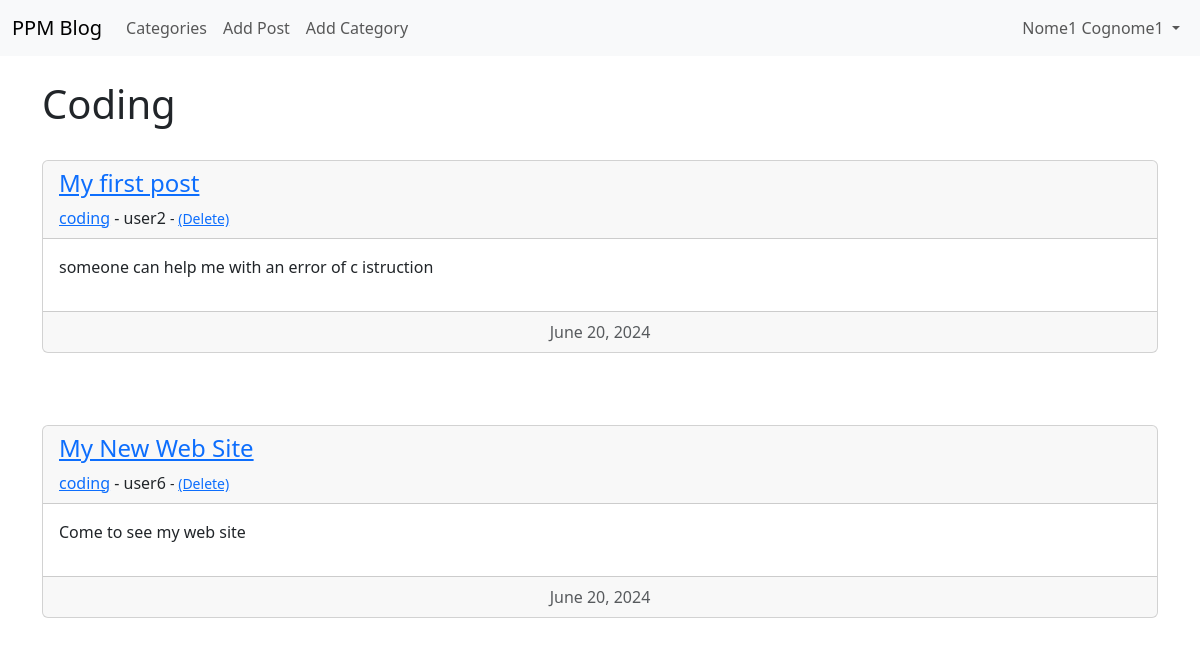
Page /category/coding/ (signed in) on the committed database.
### theblog/models.py (models this page shows, shortened)
class Post(models.Model):
    title = models.CharField(max_length=255)
    header_image = models.ImageField(null=True, blank=True, upload_to="images/")
    title_tag = models.CharField(max_length=255)
    author = models.ForeignKey(User, on_delete=models.CASCADE)
    body = RichTextField(blank=True, null=True)
    post_date = models.DateField(auto_now_add=True)
    category = models.CharField(max_length=255, default='uncategory')
    snippet = models.CharField(max_length=255, default='Click Link Above To Read Blog Post...')
    likes = models.ManyToManyField(User, related_name='blog_posts')
    unlikes = models.ManyToManyField(User, related_name='blog_posts_u')

### theblog/views.py (the view)
# urls.py: path('category/<str:categorys>/', CategoryView, name='category'),
def CategoryView(request, categorys):
    category_posts = Post.objects.filter(category=categorys.replace('-', ' '))
    return render(request, 'category.html',
                  {'categorys': categorys.title().replace('-', ' '), 'category_posts': category_posts})

### theblog/templates/category.html
{% extends 'base.html' %}
{% block content %}
    {% if category_posts %}
    <h1>{{ categorys }}</h1>
    <br/>
    {% for post in category_posts %}
        <li style="list-style-type: none">
            <div class="card">
              <div class="card-header">
                  <h4><a href="{% url 'article-detail' post.pk %}">{{ post.title }}</a></h4>
                  <a href="{% url 'category' post.category|slugify %}">{{ post.category }}</a>
                - {{ post.author.username }}
                {% if user.is_authenticated %}
                    {% if user.id == post.author.id %}
                        <small>
                        - <a href="{% url 'update_post' post.pk %}">(Edit)</a>
                        <a href="{% url 'delete_post' post.pk %}">(Delete)</a>
                        </small>
                    {% elif user.is_superuser %}
                        <small>
                        - <a href="{% url 'delete_post' post.pk %}">(Delete)</a>
                        </small>
                    {% endif %}
                {% endif %}
              </div>
              <div class="card-body">
                <p>{{ post.snippet|slice:":500"| safe }}</p>
              </div>
              <div class="card-footer text-body-secondary text-center">
                {{ post.post_date }}
              </div>
            </div>
            <br/><br/><br/>
        </li>
    {% endfor %}
    {% else %}
        <h2>Sorry this page does not exist.</h2>
    {% endif %}
{% endblock %}

### theblog/templates/base.html (shortened to what this page needs)
<!doctype html>
<html lang="en">
  <head>
    <link href="https://cdn.jsdelivr.net/npm/bootstrap@5.3.3/dist/css/bootstrap.min.css" rel="stylesheet">
  </head>
  <body>
      <nav class="navbar navbar-expand-lg bg-body-tertiary">
      <div class="container-fluid">
        <a class="navbar-brand" href="{% url 'home' %}">PPM Blog</a>
        <div class="collapse navbar-collapse" id="navbarSupportedContent">
          <ul class="navbar-nav me-auto mb-2 mb-lg-0">
                <li class="nav-item">
                      <a class="nav-link" href="{% url 'category_list' %}">Categories</a>
                  </li>
              {% if user.is_authenticated %}
                  <li class="nav-item">
                      <a class="nav-link" href="{% url 'add_post' %}">Add Post</a>
                  </li>
                  {% if user.username == 'admin' %}
                  <li class="nav-item">
                      <a class="nav-link" href="{% url 'add_category' %}">Add Category</a>
                  </li>
                  {% endif %}
              {% endif %}
          </ul>
          {% if user.is_authenticated %}
              <ul class="navbar-nav ml.auto">
                <li class="nav-item dropdown">
                      <a class="nav-link dropdown-toggle" href="#" role="button" data-bs-toggle="dropdown" aria-expanded="false">
                          {{ user.first_name }} {{ user.last_name }}
                      </a>
                  </li>
              </ul>
        {% endif %}
        </div>
      </div>
    </nav>
      <br/>
      <div class="container">
        {% block content %}
        {% endblock %}
      </div>
  </body>
</html>

### rows in the picture
Post: title "My first post", category "coding", author.username "user2", shows "(Delete)", snippet "someone can help me with an error of c istruction", post_date "June 20, 2024"
Post: title "My New Web Site", category "coding", author.username "user6", shows "(Delete)", snippet "Come to see my web site", post_date "June 20, 2024"

### other values in the picture
{{ user.first_name }} "Nome1"
{{ user.last_name }} "Cognome1"
{{ categorys }} "Coding"
